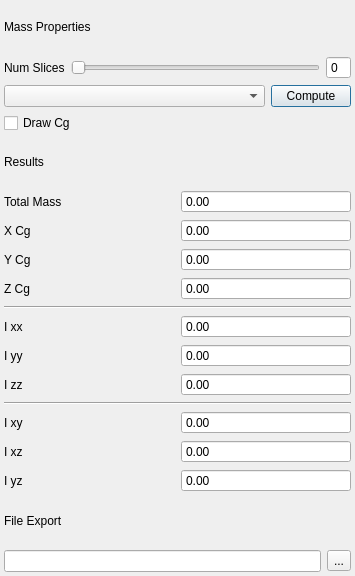
<?xml version="1.0" encoding="UTF-8"?>
<ui version="4.0">
 <class>MassPropScreen</class>
 <widget class="QDialog" name="MassPropScreen">
  <property name="geometry">
   <rect>
    <x>0</x>
    <y>0</y>
    <width>355</width>
    <height>576</height>
   </rect>
  </property>
  <property name="windowTitle">
   <string>Dialog</string>
  </property>
  <layout class="QGridLayout" name="gridLayout">
   <property name="leftMargin">
    <number>4</number>
   </property>
   <property name="topMargin">
    <number>4</number>
   </property>
   <property name="rightMargin">
    <number>4</number>
   </property>
   <property name="bottomMargin">
    <number>4</number>
   </property>
   <item row="6" column="1">
    <widget class="QDoubleSpinBox" name="totalMassOutput">
     <property name="buttonSymbols">
      <enum>QAbstractSpinBox::NoButtons</enum>
     </property>
    </widget>
   </item>
   <item row="20" column="0" colspan="2">
    <layout class="QHBoxLayout" name="horizontalLayout_2">
     <item>
      <widget class="QLineEdit" name="fileExportOutput"/>
     </item>
     <item>
      <widget class="QToolButton" name="fileExportButton">
       <property name="text">
        <string>...</string>
       </property>
      </widget>
     </item>
    </layout>
   </item>
   <item row="16" column="0">
    <widget class="QLabel" name="label_10">
     <property name="text">
      <string>I xy</string>
     </property>
    </widget>
   </item>
   <item row="19" column="0" colspan="2">
    <widget class="QLabel" name="sectionHeader_2">
     <property name="text">
      <string>File Export</string>
     </property>
    </widget>
   </item>
   <item row="10" column="0">
    <widget class="QLabel" name="label_6">
     <property name="text">
      <string>Z Cg</string>
     </property>
    </widget>
   </item>
   <item row="17" column="0">
    <widget class="QLabel" name="label_11">
     <property name="text">
      <string>I xz</string>
     </property>
    </widget>
   </item>
   <item row="8" column="0">
    <widget class="QLabel" name="label_4">
     <property name="text">
      <string>X Cg</string>
     </property>
    </widget>
   </item>
   <item row="0" column="0" colspan="2">
    <widget class="QLabel" name="screenHeader">
     <property name="text">
      <string>Mass Properties</string>
     </property>
    </widget>
   </item>
   <item row="1" column="0" colspan="2">
    <layout class="QHBoxLayout" name="horizontalLayout_3">
     <item>
      <widget class="QLabel" name="label">
       <property name="text">
        <string>Num Slices</string>
       </property>
      </widget>
     </item>
     <item>
      <widget class="QSlider" name="numSlicesSlider">
       <property name="orientation">
        <enum>Qt::Horizontal</enum>
       </property>
      </widget>
     </item>
     <item>
      <widget class="QSpinBox" name="numSlicesInput">
       <property name="buttonSymbols">
        <enum>QAbstractSpinBox::NoButtons</enum>
       </property>
       <property name="keyboardTracking">
        <bool>false</bool>
       </property>
      </widget>
     </item>
    </layout>
   </item>
   <item row="3" column="0" colspan="2">
    <layout class="QHBoxLayout" name="horizontalLayout">
     <item>
      <widget class="QComboBox" name="setChoice">
       <property name="sizePolicy">
        <sizepolicy hsizetype="Expanding" vsizetype="Fixed">
         <horstretch>0</horstretch>
         <verstretch>0</verstretch>
        </sizepolicy>
       </property>
      </widget>
     </item>
     <item>
      <widget class="QPushButton" name="computeButton">
       <property name="text">
        <string>Compute</string>
       </property>
      </widget>
     </item>
    </layout>
   </item>
   <item row="13" column="0">
    <widget class="QLabel" name="label_8">
     <property name="text">
      <string>I yy</string>
     </property>
    </widget>
   </item>
   <item row="5" column="0" colspan="2">
    <widget class="QLabel" name="sectionHeader">
     <property name="text">
      <string>Results</string>
     </property>
    </widget>
   </item>
   <item row="14" column="0">
    <widget class="QLabel" name="label_9">
     <property name="text">
      <string>I zz</string>
     </property>
    </widget>
   </item>
   <item row="6" column="0">
    <widget class="QLabel" name="label_3">
     <property name="text">
      <string>Total Mass</string>
     </property>
    </widget>
   </item>
   <item row="12" column="0">
    <widget class="QLabel" name="label_7">
     <property name="text">
      <string>I xx</string>
     </property>
    </widget>
   </item>
   <item row="9" column="0">
    <widget class="QLabel" name="label_5">
     <property name="text">
      <string>Y Cg</string>
     </property>
    </widget>
   </item>
   <item row="4" column="0" colspan="2">
    <widget class="QCheckBox" name="drawCgButton">
     <property name="text">
      <string>Draw Cg</string>
     </property>
    </widget>
   </item>
   <item row="18" column="0">
    <widget class="QLabel" name="label_12">
     <property name="text">
      <string>I yz</string>
     </property>
    </widget>
   </item>
   <item row="11" column="0" colspan="2">
    <widget class="Line" name="line">
     <property name="orientation">
      <enum>Qt::Horizontal</enum>
     </property>
    </widget>
   </item>
   <item row="15" column="0" colspan="2">
    <widget class="Line" name="line_2">
     <property name="orientation">
      <enum>Qt::Horizontal</enum>
     </property>
    </widget>
   </item>
   <item row="8" column="1">
    <widget class="QDoubleSpinBox" name="xCgOutput">
     <property name="buttonSymbols">
      <enum>QAbstractSpinBox::NoButtons</enum>
     </property>
    </widget>
   </item>
   <item row="10" column="1">
    <widget class="QDoubleSpinBox" name="zCgOutput">
     <property name="buttonSymbols">
      <enum>QAbstractSpinBox::NoButtons</enum>
     </property>
    </widget>
   </item>
   <item row="9" column="1">
    <widget class="QDoubleSpinBox" name="yCgOutput">
     <property name="buttonSymbols">
      <enum>QAbstractSpinBox::NoButtons</enum>
     </property>
    </widget>
   </item>
   <item row="12" column="1">
    <widget class="QDoubleSpinBox" name="ixxOutput">
     <property name="buttonSymbols">
      <enum>QAbstractSpinBox::NoButtons</enum>
     </property>
    </widget>
   </item>
   <item row="13" column="1">
    <widget class="QDoubleSpinBox" name="iyyOutput">
     <property name="buttonSymbols">
      <enum>QAbstractSpinBox::NoButtons</enum>
     </property>
    </widget>
   </item>
   <item row="14" column="1">
    <widget class="QDoubleSpinBox" name="izzOutput">
     <property name="buttonSymbols">
      <enum>QAbstractSpinBox::NoButtons</enum>
     </property>
    </widget>
   </item>
   <item row="16" column="1">
    <widget class="QDoubleSpinBox" name="ixyOutput">
     <property name="buttonSymbols">
      <enum>QAbstractSpinBox::NoButtons</enum>
     </property>
    </widget>
   </item>
   <item row="17" column="1">
    <widget class="QDoubleSpinBox" name="ixzOutput">
     <property name="buttonSymbols">
      <enum>QAbstractSpinBox::NoButtons</enum>
     </property>
    </widget>
   </item>
   <item row="18" column="1">
    <widget class="QDoubleSpinBox" name="iyzOutput">
     <property name="buttonSymbols">
      <enum>QAbstractSpinBox::NoButtons</enum>
     </property>
    </widget>
   </item>
  </layout>
 </widget>
 <resources/>
 <connections/>
</ui>
